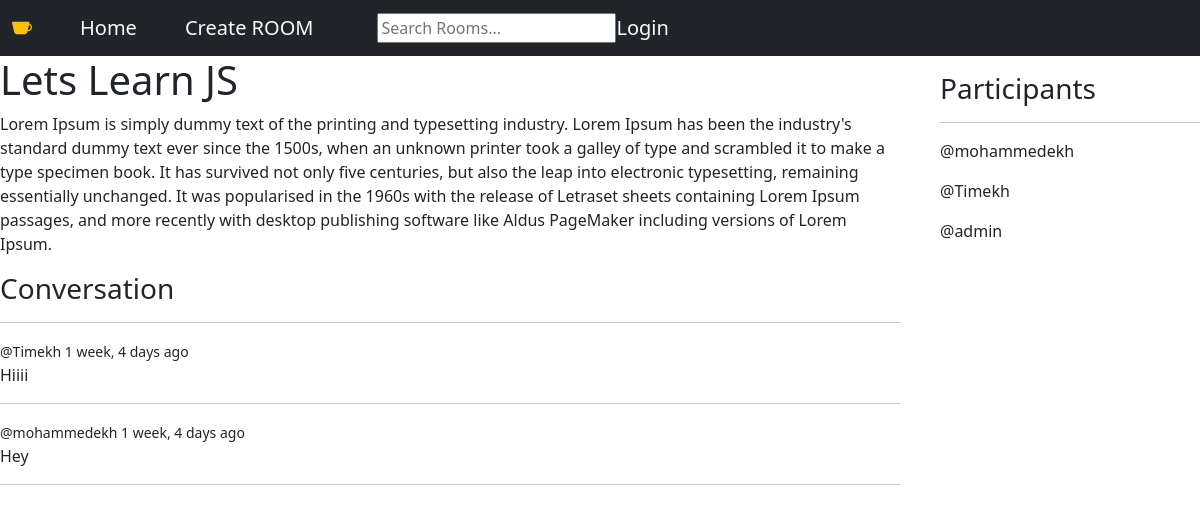
The page /room/1/ on the database its author committed.
### base/models.py (models this page shows, shortened)
class Room(models.Model):
    host = models.ForeignKey(User, on_delete=models.SET_NULL, null=True)
    topic = models.ForeignKey(Topic, on_delete=models.SET_NULL, null=True)
    name = models.CharField(max_length=200)
    description = models.TextField(null=True, blank=True)
    Participants =  models.ManyToManyField(User, related_name='Participants', blank=True)
    updated = models.DateTimeField(auto_now=True)
    created = models.DateTimeField(auto_now_add=True)
    class Meta:
        ordering =['-updated','-created']

class Message(models.Model):
    user    = models.ForeignKey(User,on_delete=models.CASCADE)
    room    = models.ForeignKey(Room, on_delete=models.CASCADE)
    body    = models.TextField()
    updated = models.DateTimeField(auto_now=True)
    created = models.DateTimeField(auto_now_add=True)
    class Meta:
        ordering =['-updated','-created']

### base/views.py (the view, shortened to what this page needs)
# urls.py: path('room/<str:pk>/',views.getRoom),
def room(request,pk):
    room= Room.objects.get(id=pk)
    room_messages = room.message_set.all().order_by('-created')
    Participants = room.Participants.all()
    context = {'room': room, 'room_messages':room_messages, 'Participants':Participants}
    return render(request,'base/room.html',context)

### base/templates/base/room.html (shortened to what this page needs)
{% extends 'main.html'%}
{% block content%}
<div class="room-container">
    <div>
        <h1> {{room.name}}</h1>
        <p>{{room.description}}</p>
        <div class="comment-wrapper">
            <h3>Conversation</h3>
            <hr>
            {%for message in room_messages %}
            <div>
                <small>@{{message.user}}  {{message.created|timesince}} ago</small>
                <p>{{message.body}}</p>
                <hr>
            </div>
            {% endfor %}
    </div>
    </div>
    <dir>
        <h3> Participants</h3>
        <hr>
        {% for user in Participants %}
        <div>
            <p>@{{user.username}}</p>
        </div>
        {% endfor %}
    </dir>
</div>
{% endblock %}

### static/css/base.css (style rules this page uses)
.room-container { display: grid ; grid-template-columns: 3fr 1fr; }

### rows shown on the page
Room: name "Lets Learn JS", description "Lorem Ipsum is simply dummy text of the printing and typesetting industry. Lorem Ipsum has been the industry's standard dummy text ever since the 1500s, when an unknown printer took a galley of type and scrambled it to make a type specimen book. It has survived not only five centuries, but also the leap into electronic typesetting, remaining essentially unchanged. It was popularised in the 1960s with the release of Letraset sheets containing Lorem Ipsum passages, and more recently with desktop publishing software like Aldus PageMaker including versions of Lorem Ipsum."
Message: user "Timekh", created "1 week, 4 days", body "Hiiii"
Message: user "mohammedekh", created "1 week, 4 days", body "Hey"

### other values the page prints
{{ user.username }} "mohammedekh"
{{ user.username }} "Timekh"
{{ user.username }} "admin"
